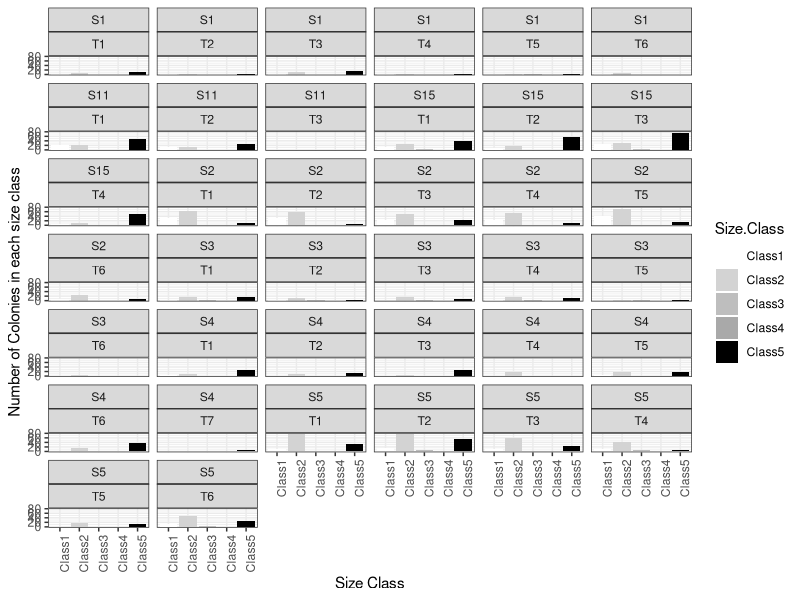
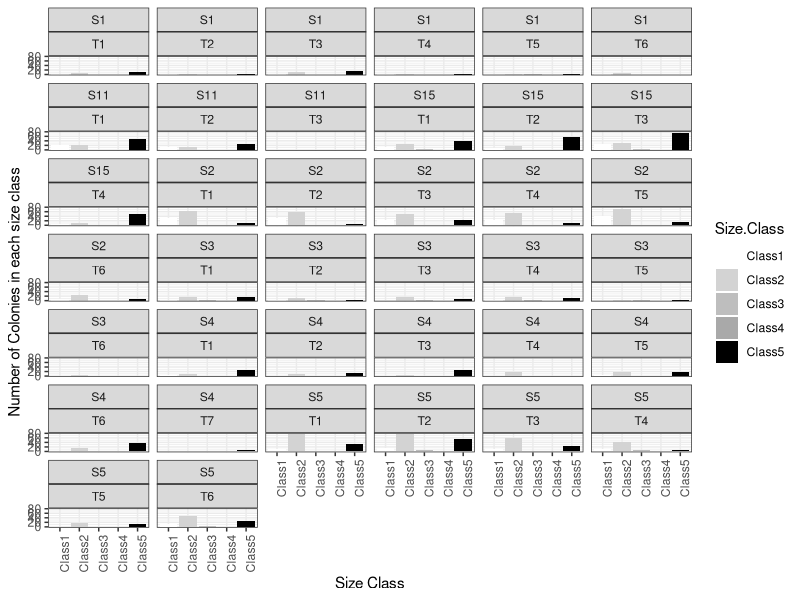

The R source for these figures, in order: (Note: this script raises an error after producing the figures.)
## ---- chunk 1
knitr::opts_chunk$set(echo = TRUE)
#Install and load packages

library("ggplot2")
library("ggpubr")
library("tidyverse")
library("viridisLite")
library("dplyr")

## ---- chunk 2
data_scale<- read.csv("Data/Size_recruit_scale_data.csv", sep=";", header = TRUE, na.strings = "NA")
colnames(data_scale)
class(data_scale)
str(data_scale)

range(data_scale$cm_measure)
range(na.omit(data_scale$cm_measure))
## ---- chunk 3
##### Step 1: Calculate the mean #####
data("data_scale")
sample.mean <- mean(data_scale$cm_measure)
print(sample.mean)
#1] 0.99998

##### Step 2: Calculate the standard error of the mean #####  
sample.n <- length(data_scale$cm_measure)
sample.sd <- sd(data_scale$cm_measure)
sample.se <- sample.sd/sqrt(sample.n)
print(sample.se)
#[1] 0.001238

#####  Step 3: Find the t-score that corresponds to the confidence level #####
alpha = 0.05
degrees.freedom = sample.n - 1
t.score = qt(p=alpha/2, df=degrees.freedom,lower.tail=F)
print(t.score)

#####  Step 4. Calculate the margin of error and construct the confidence interval #####  
margin.error <- t.score * sample.se
  lower.bound <- sample.mean - margin.error
  upper.bound <- sample.mean + margin.error
  print(c(lower.bound,upper.bound))
#[1] 0.9974921 1.0024679 
  
##### linear regression ##### 
##### Mean and standard error #####  
l.model <- lm(cm_measure ~ 1, data_scale)

#####  Calculate the confidence interval #####  
confint(l.model, level=0.95)

#  2.5 %   97.5 %
#(Intercept) 0.9974921 1.002468
  
########### Calculate a confidence interval for mm ###################
##### Step 1: Calculate the mean #####
data("data_scale")
sample.mean <- mean(data_scale$mm_measure)
print(sample.mean)
#[1] 0.10906

##### Step 2: Calculate the standard error of the mean #####  
sample.n <- length(data_scale$mm_measure)
sample.sd <- sd(data_scale$mm_measure)
sample.se <- sample.sd/sqrt(sample.n)
print(sample.se)
#1] 0.001166684

#####  Step 3: Find the t-score that corresponds to the confidence level #####
alpha = 0.05
degrees.freedom = sample.n - 1
t.score = qt(p=alpha/2, df=degrees.freedom,lower.tail=F)
print(t.score)

#####  Step 4. Calculate the margin of error and construct the confidence interval #####  
margin.error <- t.score * sample.se
  lower.bound <- sample.mean - margin.error
  upper.bound <- sample.mean + margin.error
  print(c(lower.bound,upper.bound))
#[1] 0.1067155 0.1114045

##### linear regression ##### 
##### Mean and standard error #####  
l.model <- lm(mm_measure ~ 1, data_scale)

#####  Calculate the confidence interval #####  
confint(l.model, level=0.95)
#2.5 %    97.5 %
#(Intercept) 0.1067155 0.1114045  


## ---- chunk 4
data_size<- read.csv("Data/POC_ID_RA_list_size.csv", sep=",", header = TRUE, na.strings = "NA")
colnames(data_size)
class(data_size)
str(data_size)

range(data_size$Recruit_size_cm2)
range(na.omit(data_size$Recruit_size_cm2))

#calculate the diameter assuming the shape is a circle
data_size$Recruit_diameter_cm <- (2*(sqrt(pi/data_size$Recruit_size_cm2)))/100
## ---- chunk 5


#Class 1 0 - 10mm in diameter = 
#Class 2 >10 - 40mm in diameter = 
#Class 3 >40 - 60mm in diameter = 
#Class 4 >60 - 100mm in diameter =

#set the size class diameter cm2
c1 <- 1
c2 <- 4
c3 <- 6
c4 <- 10

#Class 1 0 - 1cm in diameter Area 0 - 0.7854 cm2
c1A <- pi*(c1/2)^2

#Class 2 1 - 4cm in diameter Area >0.7854 - 12.56637 cm2
c2A <- pi*(c2/2)^2

#Class 3 4 - 6cm in diameter Area >12.56637 - 28.27433 cm2
c3A <- pi*(c3/2)^2

#Class 4 6 - 10cm in diameter Area >28.27433 - 78.53982 cm2
c4A <- pi*(c4/2)^2

#Class 4 6 - 10cm in diameter Area >78.54 cm2
c5A <- pi*(c4/2)^2

## ---- chunk 6
#data_size_cm2 <- read.csv("/Users/pierrickharnay/Dropbox/MyProjects/Pocillopora-Lagoon-Abundance/Data/POC_RA_Size.csv", sep=";", header = TRUE, na.strings = "NA")

data_size_cm2 <- data_size[c(1:2056),]

#Sanity checks of data
unique(data_size_cm2$Recruit_size_cm2)
unique(data_size_cm2$Site)
unique(data_size_cm2$Transect)
unique(data_size_cm2$Number)

#change NA to indicate NA is adult size or >10cm in diameter
data_size_cm2 <- data_size_cm2 %>%
  mutate(Recruit_size_cm2 = if_else(is.na(Recruit_size_cm2), 78.54, Recruit_size_cm2))

#remove 0. 0 indicates the photograph was not able to be analyzed
data_size_cm2 <- data_size_cm2 %>%
  filter(Recruit_size_cm2>0)
## ---- chunk 7

#assign size class based on area
data_size_cm2 <-data_size_cm2 %>% 
  mutate(Size.Class = case_when(Recruit_size_cm2 < c1A ~ "Class1",
         Recruit_size_cm2 > c1A & Recruit_size_cm2 < c2A ~ "Class2",
         Recruit_size_cm2 > c2A & Recruit_size_cm2 < c3A ~ "Class3",
         Recruit_size_cm2 > c3A & Recruit_size_cm2 < c4A ~ "Class4",
         Recruit_size_cm2 > c4A ~ "Class5",
         TRUE ~ "ERROR"))

# Calculate the number and frequency of samples for each class on each transect and site
x <- data_size_cm2 %>% 
  group_by(Site, Transect, Size.Class) %>% 
  summarise(n=n()) 

#plot number of colonies by size class
class.freq <- x %>% ggplot(aes(Size.Class, n, fill = Size.Class)) +
  geom_col()+
  scale_fill_manual(values = c("white","lightgray","gray","darkgray", "black"))+
  facet_wrap(vars(Site,Transect), ncol = 6)+
  theme_bw()+
  theme(axis.text.x=element_text(angle = 90, hjust = 0))+
  ylab("Number of Colonies in each size class")+
  xlab("Size Class")
class.freq 

ggsave("Output/number_per_class.pdf", class.freq, height=10, width =6 )

## ---- chunk 8


# Définir les intervalles de taille pour la découpe
intervals <- c(0, 1, 4, 6, 10)

# Créer une nouvelle colonne 'groupe_taille' en fonction des intervalles
data_size_cm2$Groups <- cut(data_size_cm2$Recruit_size_cm2, breaks = intervals, labels = c("Recruit", "Juvenille", "teenager", "Young adult"), include.lowest = TRUE)

## ---- chunk 9

Rel.Abund <- data_size_cm2 %>%
  group_by(Site, Transect, Groups, Recruit_size_cm2) %>%
  tally() %>% 
  mutate(freq = prop.table(n)) %>% 
  mutate(tot = sum(n))

sample.sizes <- Rel.Abund %>%
 filter(row_number() %% 2 == 1)

Rel.Abund$Site <- factor(Rel.Abund$Site, levels=c("S1", "S2", "S3", "S4", "S5", "S11", "S15", "S9", "S18"))
Rel.Abund$Site

#"S4"  "S3"  "S5"  "S1"  "S15" "S2"  "S11"

data_size_cm2 <- data_size_cm2 %>%
  filter(Recruit_size_cm2!="NA")
data_size_cm2 <- data_size_cm2 %>%
  filter(Recruit_size_cm2!="0")
## ---- chunk 10

S1.sample.sizes <- sample.sizes %>%
  filter(Site=="S1")

S2.sample.sizes <- sample.sizes %>%
  filter(Site=="S2")

S3.sample.sizes <- sample.sizes %>%
  filter(Site=="S3")

S4.sample.sizes <- sample.sizes %>%
  filter(Site=="S4")

S5.sample.sizes <- sample.sizes %>%
  filter(Site=="S5")

S11.sample.sizes <- sample.sizes %>%
  filter(Site=="S11")

S15.sample.sizes <- sample.sizes %>%
  filter(Site=="S15")

S9.sample.sizes <- sample.sizes %>%
  filter(Site=="S9")

S18.sample.sizes <- sample.sizes %>%
  filter(Site=="S18")

## ---- chunk 11

S1.plot_size <- Rel.Abund %>%
  filter(Site=="S1") %>%
ggplot(., aes(x = Transect, y = freq, fill=Groups)) +
  geom_col() +
  scale_fill_manual(values = c("black", "grey", "purple", "green", "pink"))+
    geom_text( data = S1.sample.sizes,aes(x = Transect, y = 1.05, label = tot)) +
  labs(
    x = NULL,
    y = "Relative Abundance",
    fill = "Groups") +
  theme_classic() + 
  theme_(axis.text.x = element_text(angle = 45, vjust = 0.5, hjust=1, size=10))+
  theme(axis.text.y = element_text(size=5))+
  theme(axis.title.y = element_text(size=5))+
  theme(axis.line=element_line()) 

S2.plot_size <- Rel.Abund %>%
  filter(Site=="S2") %>%
ggplot(., aes(x = Transect, y = freq, fill=Groups)) +
  geom_col() +
  scale_fill_manual(values = c("black", "grey", "purple", "green", "pink"))+
    geom_text( data = S2.sample.sizes,aes(x = Transect, y = 1.05, label = tot)) +
  labs(
    x = NULL,
    y = "Relative Abundance",
    fill = "Groups") +
  theme_classic() + 
  theme(axis.text.x = element_text(angle = 90, vjust = 0.5, hjust=1, size=20))+
  theme(axis.text.y = element_text(size=20))+
  theme(axis.title.y = element_text(size=28))+
  theme(axis.line=element_line()) 

S3.plot <- Rel.Abund %>%
  filter(Site=="S3") %>%
ggplot(., aes(x = Transect, y = freq, fill=Stage)) +
  geom_col() +
  scale_fill_manual(values = c("black", "grey"))+
    geom_text( data = S3.sample.sizes,aes(x = Transect, y = 1.05, label = tot)) +
  labs(
    x = NULL,
    y = "Relative Abundance",
    fill = "Stage") +
  theme_classic() + 
  theme(axis.text.x = element_text(angle = 90, vjust = 0.5, hjust=1, size=20))+
  theme(axis.text.y = element_text(size=20))+
  theme(axis.title.y = element_text(size=28))+
  theme(axis.line=element_line()) 

S4.plot <- Rel.Abund %>%
  filter(Site=="S4") %>%
ggplot(., aes(x = Transect, y = freq, fill=Stage)) +
  geom_col() +
  scale_fill_manual(values = c("black", "grey"))+
    geom_text( data = S4.sample.sizes,aes(x = Transect, y = 1.05, label = tot)) +
  labs(
    x = NULL,
    y = "Relative Abundance",
    fill = "Stage") +
  theme_classic() + 
  theme(axis.text.x = element_text(angle = 90, vjust = 0.5, hjust=1, size=20))+
  theme(axis.text.y = element_text(size=20))+
  theme(axis.title.y = element_text(size=28))+
  theme(axis.line=element_line()) 

S5.plot <- Rel.Abund %>%
  filter(Site=="S5") %>%
ggplot(., aes(x = Transect, y = freq, fill=Stage)) +
  geom_col() +
  scale_fill_manual(values = c("black", "grey"))+
    geom_text( data = S5.sample.sizes,aes(x = Transect, y = 1.05, label = tot)) +
  labs(
    x = NULL,
    y = "Relative Abundance",
    fill = "Stage") +
  theme_classic() + 
  theme(axis.text.x = element_text(angle = 90, vjust = 0.5, hjust=1, size=20))+
  theme(axis.text.y = element_text(size=20))+
  theme(axis.title.y = element_text(size=28))+
  theme(axis.line=element_line()) 

S11.plot.data <- Rel.Abund %>%
  filter(Site=="S11") 
  
extra.11 <-  data.frame (Site  = c("S11","S11","S11","S11","S11","S11","S11","S11"),
                  Transect = c("T3", "T3","T4", "T4","T5", "T5","T6", "T6"),
                  group = c("S11 T3","S11 T3","S11 T4","S11 T4","S11 T5","S11 T5","S11 T6","S11 T6"), 
                  Stage = c("Adult", "Recruit","Adult", "Recruit","Adult", "Recruit","Adult", "Recruit"),
                  n= c(0,0,0,0,0,0,0,0),
                  freq = c(0,0,0,0,0,0,0,0),
                  tot = c(0,0,0,0,0,0,0,0))

S11.plot.data <- rbind(S11.plot.data, extra.11)

S11.plot <- S11.plot.data %>%
ggplot(., aes(x = Transect, y = freq, fill=Stage)) +
  geom_col() +
  scale_fill_manual(values = c("black", "grey"))+
  scale_x_discrete(drop = FALSE) +
    geom_text( data = S11.sample.sizes,aes(x = Transect, y = 1.05, label = tot)) +
  labs(
    x = NULL,
    y = "Relative Abundance",
    fill = "Stage") +
  theme_classic() + 
  theme(axis.text.x = element_text(angle = 90, vjust = 0.5, hjust=1, size=20))+
  theme(axis.text.y = element_text(size=20))+
  theme(axis.title.y = element_text(size=28))+
  theme(axis.line=element_line()) 

S15.plot.data <- Rel.Abund %>%
  filter(Site=="S15") 
  
extra.15 <-  data.frame (Site  = c("S15","S15","S15","S15"),
                  Transect = c("T5", "T5","T6", "T6"),
                  group = c("S15 T5","S15 T5","S15 T6","S15 T6"), 
                  Stage = c("Adult", "Recruit","Adult", "Recruit"),
                  n= c(0,0,0,0),
                  freq = c(0,0,0,0),
                  tot = c(0,0,0,0))

S15.plot.data <- rbind(S15.plot.data, extra.11)
  
  
S15.plot <- S15.plot.data %>%
ggplot(., aes(x = Transect, y = freq, fill=Stage)) +
  geom_col() +
  scale_fill_manual(values = c("black", "grey"))+
  scale_x_discrete(drop = FALSE) +
    geom_text( data = S15.sample.sizes,aes(x = Transect, y = 1.05, label = tot)) +
  labs(
    x = NULL,
    y = "Relative Abundance",
    fill = "Stage") +
  theme_classic() + 
  theme(axis.text.x = element_text(angle = 90, vjust = 0.5, hjust=1, size=20))+
  theme(axis.text.y = element_text(size=20))+
  theme(axis.title.y = element_text(size=28))+
  theme(axis.line=element_line()) 

ggsave("/Users/pierrickharnay/Dropbox/MyProjects/Pocillopora-Lagoon-Abundance/Output/S1_RA_size.jpg", S1.plot_size, height=6, width=9)
ggsave("/Users/pierrickharnay/Dropbox/MyProjects/Pocillopora-Lagoon-Abundance/Output/S2_RA_size.jpg", S2.plot_size, height=4, width=5)
ggsave("Output/S3_RA.jpg", S3.plot, height=4, width=5)
ggsave("Output/S4_RA.jpg", S4.plot, height=4, width=5)
ggsave("Output/S5_RA.jpg", S5.plot, height=4, width=5)
ggsave("Output/S11_RA.jpg", S11.plot, height=4, width=5)
ggsave("Output/S15_RA.jpg", S15.plot, height=4, width=5)

## ---- chunk 12

#50m x 0.5m is the area of a transect
Rel.Abund.Site <- data %>%
  group_by(Site, Stage) %>%
  tally() %>% 
  mutate(freq = prop.table(n)) %>% 
  mutate(tot = sum(n))

Rel.Abund.Site$Site <- factor(Rel.Abund.Site$Site, levels=c("S1", "S2", "S3", "S4", "S5", "S11", "S15"))
Rel.Abund.Site$Site

site.sample.sizes <- Rel.Abund.Site %>%
 filter(row_number() %% 2 == 1)

#calculate the number of transects to get density per site
density <- data %>%
  group_by(Site, Transect) %>%
  tally() 

site.density <- density %>%
  group_by(Site) %>%
  summarise(total=sum(n), 
            transect.number = length(unique(Transect))) %>%
  mutate(density = total/(transect.number*25))

scale_factor <- max(site.density$density) /max(Rel.Abund.Site$freq) 


Site.plot <- Rel.Abund.Site %>%
ggplot(., aes(x = Site, y = freq)) +
  geom_col(aes(x = Site, y = freq, fill=Stage)) +
  scale_fill_manual(values = c("black", "grey"))+
  geom_point(data =site.density, aes(x=Site, y=density/scale_factor), color = "red", size=3) +
  #scale_y_continuous("Relative Abundance", sec.axis = dup_axis(name = "Density (corals/m2)")) +
  scale_y_continuous("Relative Abundance", sec.axis=sec_axis(~.*scale_factor, name="Density (corals/m2)")) +
  theme_classic() + 
  theme(axis.text.x = element_text(angle = 90, vjust = 0.5, hjust=1, size=18),
        axis.text.y = element_text(size=18),
        axis.title.y = element_text(size=24),
        axis.title.x = element_blank(),
        axis.line=element_line()) 

ggsave("Output/Site_RA.jpg", Site.plot, height=4, width=5)

